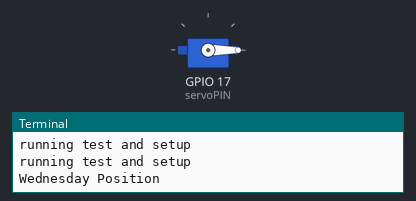
Bench run of a program on a simulated Raspberry Pi (BCM pin numbers). Parts: servo, the last lines printed to the terminal. The clock reads 2024-03-15 10:24:30 at power-on unless the program sets it; servo angles are drawn from the pulse width (0.5 ms = 0°, 2.5 ms = 180°). At 31.0 s the program stops and its outputs stay as they are.

Above: at 0.1 s.
At 6.1 s:
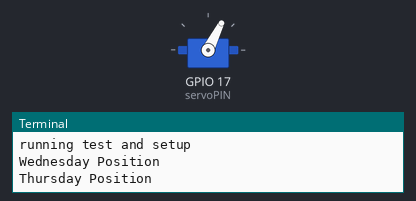
At 10.1 s:
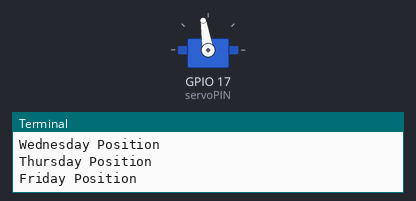
At 18.1 s:
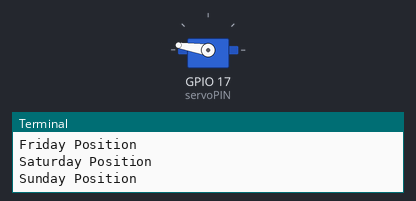
Timing chart, 0 to 31.5 s (numbered marks = the images above):
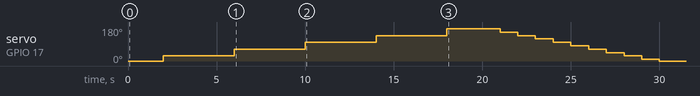

The program:

feeder.py
```python
import schedule
import time
import RPi.GPIO as GPIO
import time

#warnings are sometimes irritating
GPIO.setwarnings(False)
############################## SETUP #########################################
###### CHANGE THIS IF YOU ARE GOING TO USE A DIFFERENT PIN SLOT ##############
servoPIN = 17
##############################################################################
################### CHANGE THIS TO False IF YOU ARE READY ####################
#test = False
test = True
##############################################################################
################ SET THE TIME IN 24 HR FORMAT ################################
#whattime = "22:00" # 10pm
whattime = "09:00" # 9am
##############################################################################

GPIO.setmode(GPIO.BCM)
GPIO.setup(servoPIN, GPIO.OUT)

p = GPIO.PWM(servoPIN, 50) # GPIO for PWM with 50Hz
p.start(2)
p.ChangeDutyCycle(0)

def wedjob():
	print("Wednesday Position")
	p.ChangeDutyCycle(2)
	time.sleep(1)
	p.ChangeDutyCycle(0) #this stops the jitters
	time.sleep(1)
	p.ChangeDutyCycle(4)
	time.sleep(1)
	p.ChangeDutyCycle(0) #this stops the jitters

def thursjob():
	print("Thursday Position")
	p.ChangeDutyCycle(4)
	time.sleep(1)
	p.ChangeDutyCycle(0) #this stops the jitters
	time.sleep(1)
	p.ChangeDutyCycle(6)
	time.sleep(1)
	p.ChangeDutyCycle(0) #this stops the jitters

def frijob():
	print("Friday Position")
	p.ChangeDutyCycle(6)
	time.sleep(1)
	p.ChangeDutyCycle(0) #this stops the jitters
	time.sleep(1)
	p.ChangeDutyCycle(8)
	time.sleep(1)
	p.ChangeDutyCycle(0) #this stops the jitters

def satjob():
	print("Saturday Position")
	p.ChangeDutyCycle(8)
	time.sleep(1)
	p.ChangeDutyCycle(0) #this stops the jitters
	time.sleep(1)
	p.ChangeDutyCycle(10)
	time.sleep(1)
	p.ChangeDutyCycle(0) #this stops the jitters

def sunjob():
	print("Sunday Position")
	p.ChangeDutyCycle(10)
	time.sleep(1)
	p.ChangeDutyCycle(0) #this stops the jitters
	time.sleep(1)
	p.ChangeDutyCycle(12)
	time.sleep(1)
	p.ChangeDutyCycle(0) #this stops the jitters

def reset():
	print("resetting")
	#We're slowly walking it back to day one
	p.ChangeDutyCycle(12)
	time.sleep(1)
	p.ChangeDutyCycle(11)
	time.sleep(1)
	p.ChangeDutyCycle(10)
	time.sleep(1)
	p.ChangeDutyCycle(9)
	time.sleep(1)
	p.ChangeDutyCycle(8)
	time.sleep(1)
	p.ChangeDutyCycle(7)
	time.sleep(1)
	p.ChangeDutyCycle(6)
	time.sleep(1)
	p.ChangeDutyCycle(5)
	time.sleep(1)
	p.ChangeDutyCycle(4)
	time.sleep(1)
	p.ChangeDutyCycle(3)
	time.sleep(1)
	p.ChangeDutyCycle(2)
	time.sleep(1)
	#then stopping any/all signal from being sent to the servo
	p.stop()
	#cleaning up the gpio before we exit out
	GPIO.cleanup()

##used to test...use to set to zero position##
def runtest():
	wedjob()
	time.sleep(1)
	thursjob()
	time.sleep(1)
	frijob()
	time.sleep(1)
	satjob()
	time.sleep(1)
	sunjob()
	time.sleep(1)
	reset()


schedule.every().wednesday.at(whattime).do(wedjob)
schedule.every().thursday.at(whattime).do(thursjob)
schedule.every().friday.at(whattime).do(frijob)
schedule.every().saturday.at(whattime).do(satjob)
schedule.every().sunday.at(whattime).do(sunjob)


try:
	if test == True:
		print "running test and setup"
	else:
		print "SCHEDULE RUNNING"
		print "press ctrl + c to end program"

	while True:
		if test == True:
			print "running test and setup"
			runtest()
			print "FEEDER READY TO BE FILLED"
			break
		else:
			schedule.run_pending()
			time.sleep(1)
		pass
except KeyboardInterrupt:
	print "\nPROGRAM ENDED"
	p.stop()
	GPIO.cleanup()
	pass # do cleanup here
```

Measured:
- by itself, servo on GPIO 17 (servoPIN): rises from 0° to 171° in 16.0 s, then falls to 0° in 12.0 s
